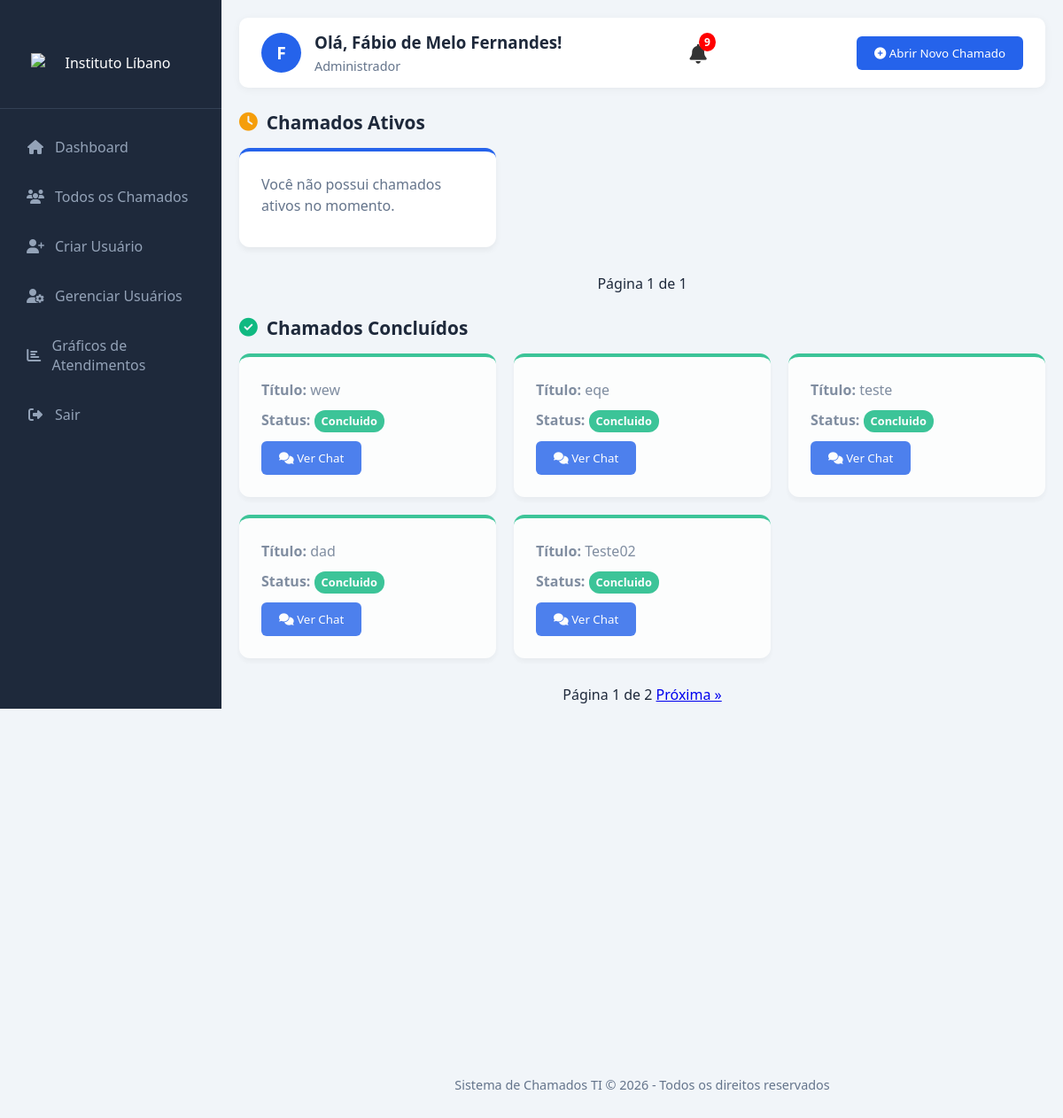
The app's page /chamados/colaborador/ (signed in) with its own data.
### accounts/models.py (models this page shows, shortened)
class CustomUser(AbstractUser):
    ROLES = (
        ('colaborador', 'Colaborador'),
        ('tecnico', 'Técnico'),
        ('admin', 'Administrador'),
    )
    role = models.CharField(max_length=20, choices=ROLES, default='colaborador')
    email = models.EmailField(unique=True)
    username = models.CharField(
        max_length=150,
        unique=True,
        validators=[nome_usuario_validator],
        help_text="Pode conter letras, espaços e acentos.",
    )
    USERNAME_FIELD = 'email'
    REQUIRED_FIELDS = ['username']

class Ticket(models.Model):
    STATUS_CHOICES = (
        ('ativo', 'Ativo'),
        ('concluido', 'Concluído'),
    )
    titulo = models.CharField(max_length=100)
    descricao = models.TextField()
    status = models.CharField(max_length=10, choices=STATUS_CHOICES, default='ativo')
    colaborador = models.ForeignKey(
        settings.AUTH_USER_MODEL,
        on_delete=models.CASCADE,
        related_name='chamados_abertos'
    )  # quem abriu o chamado
    tecnico = models.ForeignKey(
        settings.AUTH_USER_MODEL,
        on_delete=models.SET_NULL,
        null=True, blank=True,
        related_name='chamados_atendidos'
    )  # técnico responsável (opcional)
    data_criacao = models.DateTimeField(default=timezone.now)
    data_fechamento = models.DateTimeField(null=True, blank=True)
    unread_count_for_colaborador = models.PositiveIntegerField(default=0)
    unread_count_for_tecnico = models.PositiveIntegerField(default=0)
    from django.db import models

### accounts/views.py (the view, shortened to what this page needs)
# urls.py: path('chamados/colaborador/', views.chamados_colaborador, name='chamados_colaborador'),
@login_required
def chamados_colaborador(request):
    if request.user.role not in ['colaborador', 'admin']:
        return redirect('index')
    chamados_list = Ticket.objects.filter(colaborador=request.user)
    chamados_ativos_list = chamados_list.filter(status='ativo')
    chamados_concluidos_list = chamados_list.filter(status='concluido')
    paginator_ativos = Paginator(chamados_ativos_list, 5)  # 5 chamados por página
    page_number_ativos = request.GET.get('page_ativos') # Usa um parâmetro de URL único
    chamados_ativos = paginator_ativos.get_page(page_number_ativos)
    paginator_concluidos = Paginator(chamados_concluidos_list, 5)
    page_number_concluidos = request.GET.get('page_concluidos') # Usa outro parâmetro de URL único
    chamados_concluidos = paginator_concluidos.get_page(page_number_concluidos)
    return render(request, 'accounts/chamados_colaborador.html', {
        'chamados_ativos': chamados_ativos,
        'chamados_concluidos': chamados_concluidos
    })

### accounts/templates/accounts/chamados_colaborador.html (shortened to what this page needs)
{% load static %}
<!DOCTYPE html>
<html lang="pt-br">
<head>
    <link rel="stylesheet" href="https://cdnjs.cloudflare.com/ajax/libs/font-awesome/6.4.0/css/all.min.css">
</head>
<body>
<div class="sidebar">
    <div class="logo">
        <img class="logo-img"
             src="https://institutolibano.com.br/_next/image?url=%2Froot%2Flogo-website-branca.webp&w=384&q=75"
             alt="Instituto Líbano">
    </div>
        <ul class="nav-links">
            <li><a href="{% url 'index' %}"><i class="fas fa-home"></i> <span>Dashboard</span></a></li>
            {% if user.role == 'colaborador' %}
                <li><a href="{% url 'chamados_colaborador' %}"><i class="fas fa-list"></i> <span>Meus Chamados</span></a></li>
            {% elif user.role == 'tecnico' %}
                <li><a href="{% url 'chamados_tecnico' %}"><i class="fas fa-tasks"></i> <span>Chamados Atribuídos</span></a></li>
            {% elif user.role == 'admin' %}
                <li><a href="{% url 'chamados_admin' %}"><i class="fas fa-users"></i> <span>Todos os Chamados</span></a></li>
                <li><a href="{% url 'criar_usuario' %}" ><i class="fas fa-user-plus"></i> <span>Criar Usuário</span></a></li>
                <li><a href="{% url 'gerenciar_usuarios' %}"><i class="fas fa-user-cog"></i> <span>Gerenciar Usuários</span></a></li>
                <li><a href="{% url 'graficos_tickets' %}"><i class="fas fa-chart-bar"></i> <span>Gráficos de Atendimentos</span></a></li>
            {% endif %}
            <li><a href="{% url 'logout' %}"><i class="fas fa-sign-out-alt"></i> <span>Sair</span></a></li>
        </ul>
    </div>
    <div class="main-content">
        <div class="header">
            <div class="user-info">
                <div class="user-avatar">{{ request.user.username|first|upper }}</div>
                <div class="user-details">
                    <h3>Olá, {{ request.user.first_name|default:request.user.username }}!</h3>
                    <p>{{ request.user.get_role_display }}</p>
                </div>
            </div>
        <div class="notif-container">
            <div id="notif-icon">
                <i class="fas fa-bell"></i>
                <span id="notif-badge" class="notif-badge" style="display:none;">0</span>
            </div>
        </div>
<button id="openModalBtn" class="btn"><i class="fas fa-plus-circle"></i> Abrir Novo Chamado</button>
        </div>
        <div class="chamados-section">
            <h2 class="chamados-section-title ativos"><i class="fas fa-clock"></i> Chamados Ativos</h2>
            <div class="card-container">
                {% for chamado in chamados_ativos %}
                  <div class="card">
                    <p><strong>Título:</strong> {{ chamado.titulo }}</p>
                    <p><strong>Status:</strong> <span class="status-badge status-ativo">{{ chamado.status|title }}</span></p>
                    <div style="position: relative; display: inline-block;">
                        <button class="btn-open-chat" data-ticket-id="{{ chamado.id }}" data-ticket-titulo="{{ chamado.titulo }}">
                            <i class="fas fa-comments"></i> Chat
                        </button>
                        {% if request.user.role == 'colaborador' %}
                            {% if chamado.unread_count_for_colaborador > 0 %}
                                <span class="chat-badge">{{ chamado.unread_count_for_colaborador }}</span>
                            {% endif %}
                        {% elif request.user.role == 'tecnico' or request.user.role == 'admin' %}
                            {% if chamado.unread_count_for_tecnico > 0 %}
                                <span class="chat-badge">{{ chamado.unread_count_for_tecnico }}</span>
                            {% endif %}
                        {% endif %}
                    </div>
                </div>
                {% empty %}
                    <div class="card">
                        <p>Você não possui chamados ativos no momento.</p>
                    </div>
                {% endfor %}
            </div>
        </div>
        <div class="pagination">
            <span class="current">
                Página {{ chamados_ativos.number }} de {{ chamados_ativos.paginator.num_pages }}
            </span>
        </div>
        <div class="chamados-section">
            <h2 class="chamados-section-title concluidos"><i class="fas fa-check-circle"></i> Chamados Concluídos</h2>
            <div class="card-container">
                {% for chamado in chamados_concluidos %}
                  <div class="card card-concluido">
                    <p><strong>Título:</strong> {{ chamado.titulo }}</p>
                    <p><strong>Status:</strong> <span class="status-badge status-concluido">{{ chamado.status|title }}</span></p>
                    <div style="position: relative; display: inline-block;">
                        <button class="btn-open-chat" data-ticket-id="{{ chamado.id }}" data-ticket-titulo="{{ chamado.titulo }}">
                            <i class="fas fa-comments"></i> Ver Chat
                        </button>
                    </div>
                </div>
                {% empty %}
                    <div class="card">
                        <p>Você não possui chamados concluídos.</p>
                    </div>
                {% endfor %}
            </div>
        </div>
        <div class="pagination">
            <span class="current">
                Página {{ chamados_concluidos.number }} de {{ chamados_concluidos.paginator.num_pages }}
            </span>
            {% if chamados_concluidos.has_next %}
                <a href="?page_concluidos={{ chamados_concluidos.next_page_number }}">Próxima »</a>
            {% endif %}
        </div>
        <div class="footer">
            <p>Sistema de Chamados TI &copy; {% now "Y" %} - Todos os direitos reservados</p>
        </div>
    </div>
</body>
</html>

### accounts/templates/accounts/chamados_colaborador.html (style rules this page uses)
:root { --primary: #2563eb; --primary-dark: #1d4ed8; --secondary: #64748b; --success: #10b981; --warning: #f59e0b; --danger: #ef4444; --light: #f8fafc; --dark: #1e293b; --gray: #94a3b8; --sidebar-width: 250px; --chat-bg: #eef2f6; }
* { margin: 0; padding: 0; box-sizing: border-box; font-family: 'Segoe UI', Tahoma, Geneva, Verdana, sans-serif; }
body { background-color: #f1f5f9; color: var(--dark); display: flex; min-height: 100vh; overflow-x: hidden; }
.sidebar { width: var(--sidebar-width); background: var(--dark); color: white; height: 100vh; position: fixed; padding: 20px 0; z-index: 50; }
.logo { text-align: center; padding: 20px 0; border-bottom: 1px solid #334155; margin-bottom: 20px; }
.nav-links { list-style: none; padding: 0 15px; flex: 1; }
.nav-links li { margin-bottom: 10px; }
.nav-links a { display: flex; align-items: center; gap: 12px; color: var(--gray); text-decoration: none; padding: 12px 15px; border-radius: 8px; transition: background 0.2s; }
.nav-links i { width: 20px; text-align: center; }
.main-content { flex: 1; margin-left: var(--sidebar-width); padding: 20px; }
.header { display: flex; justify-content: space-between; align-items: center; background: white; padding: 15px 25px; border-radius: 10px; box-shadow: 0 2px 10px rgba(0,0,0,0.05); margin-bottom: 25px; }
.user-info { display: flex; align-items: center; gap: 15px; }
.user-avatar { width: 45px; height: 45px; border-radius: 50%; background: var(--primary); color: white; display: flex; align-items: center; justify-content: center; font-weight: bold; font-size: 1.2rem; }
.user-details h3 { margin-bottom: 5px; }
.user-details p { color: var(--secondary); font-size: 0.9rem; }
.card-container { display: grid; grid-template-columns: repeat(auto-fill, minmax(280px, 1fr)); gap: 20px; }
.card { background: white; border-radius: 12px; padding: 25px; box-shadow: 0 4px 6px rgba(0,0,0,0.05); transition: box-shadow 0.3s ease; border-top: 4px solid var(--primary); }
.card p { color: var(--secondary); margin-bottom: 10px; line-height: 1.5; }
button { background: var(--primary); color: white; border: none; padding: 10px 20px; border-radius: 6px; cursor: pointer; font-weight: 500; transition: background 0.2s; }
.footer { text-align: center; margin-top: 400px; padding: 20px; color: var(--secondary); font-size: 0.9rem; }
.btn { display: inline-block; background: var(--primary); color: white; text-decoration: none; padding: 10px 20px; border-radius: 6px; font-weight: 500; transition: background 0.3s; border: none; cursor: pointer; text-align: center; }
.logo-img { width: 180px; height: auto; display: block; margin: 20px auto; content: url("https://institutolibano.com.br/_next/image?url=%2Froot%2Flogo-website-branca.webp&w=384&q=75"); }
.pagination { text-align: center; margin: 20px 0; }
.notif-container { position: relative; margin-right: 25px; cursor: pointer; }
#notif-icon { font-size: 22px; color: #333; position: relative; cursor: pointer; }
.notif-badge { position: absolute; top: -8px; right: -10px; background: red; color: white; padding: 2px 6px; font-size: 12px; border-radius: 50%; font-weight: bold; }
.status-badge { padding: 3px 8px; border-radius: 12px; font-size: 0.8em; font-weight: bold; color: white; display: inline-block; }
.status-concluido { background-color: var(--success); }
.card-concluido { opacity: 0.8; border-top: 4px solid var(--success); }
.chamados-section { margin-bottom: 30px; }
.chamados-section-title { display: flex; align-items: center; gap: 10px; margin: 25px 0 15px; font-size: 1.3rem; color: var(--dark); }
.chamados-section-title i { color: var(--primary); }
.chamados-section-title.ativos i { color: var(--warning); }
.chamados-section-title.concluidos i { color: var(--success); }

### records on screen
CustomUser: user.username|first "F", user.first_name "Fábio de Melo Fernandes", user.role "Administrador"
Ticket: titulo "wew", status "Concluido"
Ticket: titulo "eqe", status "Concluido"
Ticket: titulo "teste", status "Concluido"
Ticket: titulo "dad", status "Concluido"
Ticket: titulo "Teste02", status "Concluido"

### other values on screen
{{ chamados_ativos.number }} "1"
{{ chamados_ativos.paginator.num_pages }} "1"
{{ chamados_concluidos.number }} "1"
{{ chamados_concluidos.paginator.num_pages }} "2"
